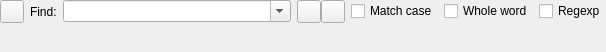
<?xml version="1.0" encoding="UTF-8"?>
<ui version="4.0">
 <class>SearchWidgetLine</class>
 <widget class="QWidget" name="SearchWidgetLine">
  <property name="geometry">
   <rect>
    <x>0</x>
    <y>0</y>
    <width>606</width>
    <height>52</height>
   </rect>
  </property>
  <property name="windowTitle">
   <string>Find</string>
  </property>
  <layout class="QVBoxLayout" name="verticalLayout">
   <property name="leftMargin">
    <number>0</number>
   </property>
   <property name="topMargin">
    <number>0</number>
   </property>
   <property name="rightMargin">
    <number>0</number>
   </property>
   <property name="bottomMargin">
    <number>0</number>
   </property>
   <item>
    <layout class="QHBoxLayout" name="horizontalLayout_2">
     <item>
      <widget class="QToolButton" name="closeButton">
       <property name="toolTip">
        <string>Press to close the window</string>
       </property>
       <property name="text">
        <string/>
       </property>
      </widget>
     </item>
     <item>
      <widget class="QLabel" name="label">
       <property name="text">
        <string>Find:</string>
       </property>
      </widget>
     </item>
     <item>
      <widget class="QComboBox" name="findtextCombo">
       <property name="sizePolicy">
        <sizepolicy hsizetype="Expanding" vsizetype="Fixed">
         <horstretch>0</horstretch>
         <verstretch>0</verstretch>
        </sizepolicy>
       </property>
       <property name="minimumSize">
        <size>
         <width>200</width>
         <height>0</height>
        </size>
       </property>
       <property name="editable">
        <bool>true</bool>
       </property>
       <property name="insertPolicy">
        <enum>QComboBox::InsertAtTop</enum>
       </property>
       <property name="duplicatesEnabled">
        <bool>false</bool>
       </property>
      </widget>
     </item>
     <item>
      <layout class="QHBoxLayout" name="horizontalLayout">
       <property name="spacing">
        <number>0</number>
       </property>
       <item>
        <widget class="QToolButton" name="findPrevButton">
         <property name="toolTip">
          <string>Press to find the previous occurrence</string>
         </property>
        </widget>
       </item>
       <item>
        <widget class="QToolButton" name="findNextButton">
         <property name="toolTip">
          <string>Press to find the next occurrence</string>
         </property>
        </widget>
       </item>
      </layout>
     </item>
     <item>
      <widget class="QCheckBox" name="caseCheckBox">
       <property name="text">
        <string>Match case</string>
       </property>
      </widget>
     </item>
     <item>
      <widget class="QCheckBox" name="wordCheckBox">
       <property name="text">
        <string>Whole word</string>
       </property>
      </widget>
     </item>
     <item>
      <widget class="QCheckBox" name="regexpCheckBox">
       <property name="text">
        <string>Regexp</string>
       </property>
      </widget>
     </item>
    </layout>
   </item>
   <item>
    <widget class="QLabel" name="statusLabel">
     <property name="text">
      <string/>
     </property>
     <property name="wordWrap">
      <bool>true</bool>
     </property>
    </widget>
   </item>
  </layout>
 </widget>
 <tabstops>
  <tabstop>findtextCombo</tabstop>
  <tabstop>caseCheckBox</tabstop>
  <tabstop>wordCheckBox</tabstop>
  <tabstop>regexpCheckBox</tabstop>
  <tabstop>findPrevButton</tabstop>
  <tabstop>findNextButton</tabstop>
  <tabstop>closeButton</tabstop>
 </tabstops>
 <resources/>
 <connections/>
</ui>
